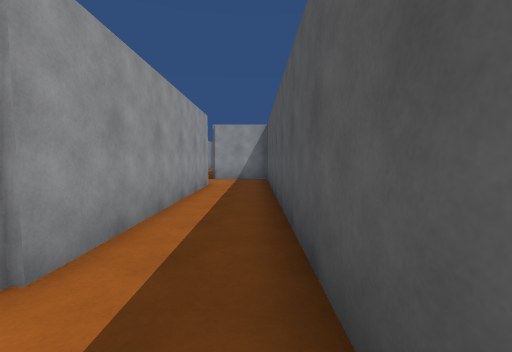
view 1 (above)

17 first-person views from a walk through a Unity game level. The camera is 1.4 m above the floor, tilts 4° down and sees 90° across. The floor is counted in squares, 1.8 m on a side. Each view is taken from the middle of a square. On the plan, view 1 faces up. The plan holds only what a view shows up to about 10 squares ahead; the rest is blank. The place goes on beyond the plan. The player character is not drawn.

view 2
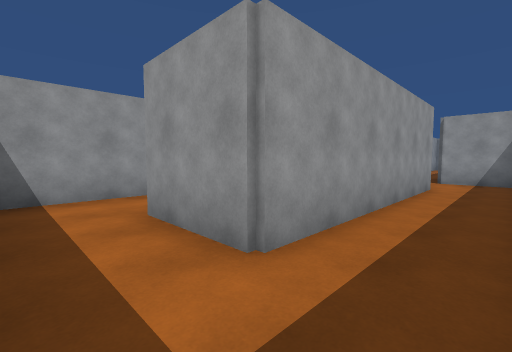

view 3
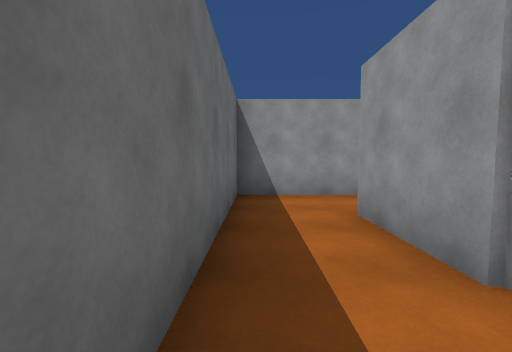

view 4
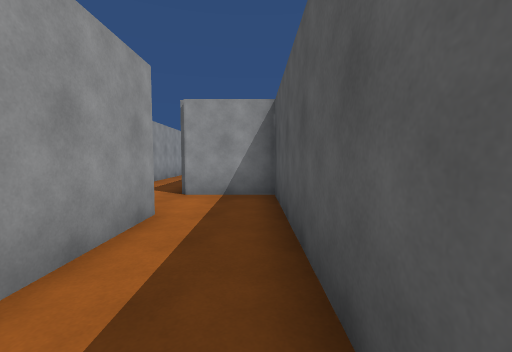

view 5
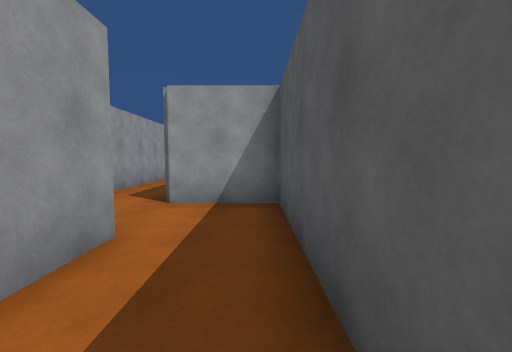

view 6
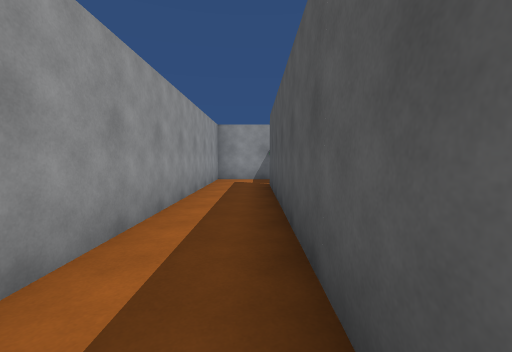

view 7
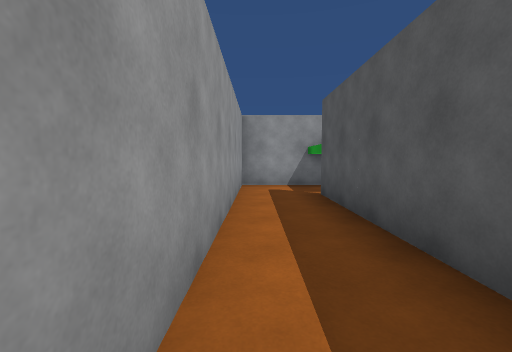

view 8
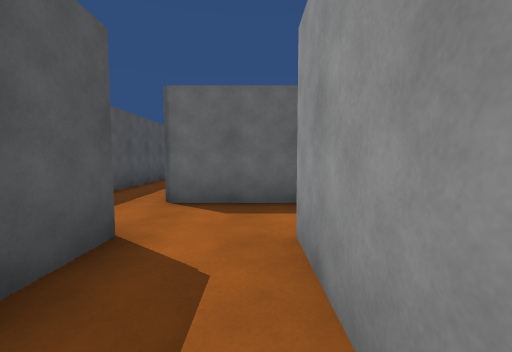

view 9
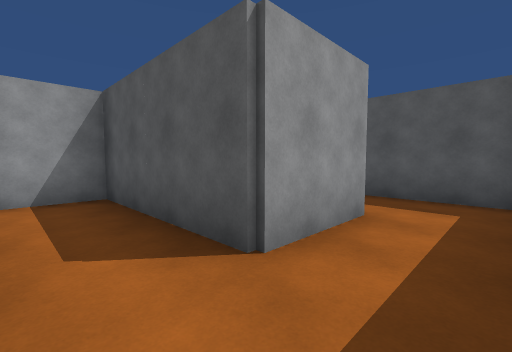

view 10
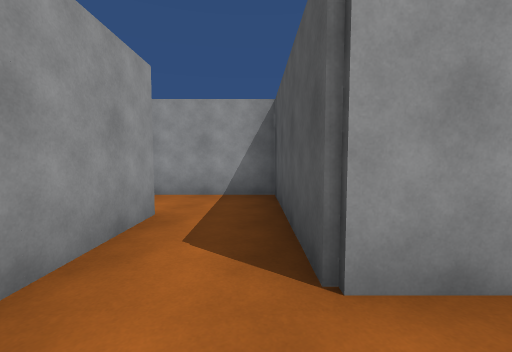

view 11
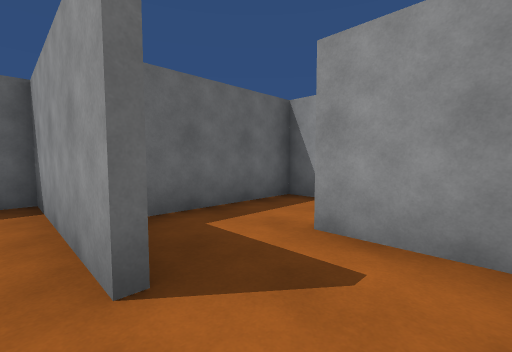

view 12
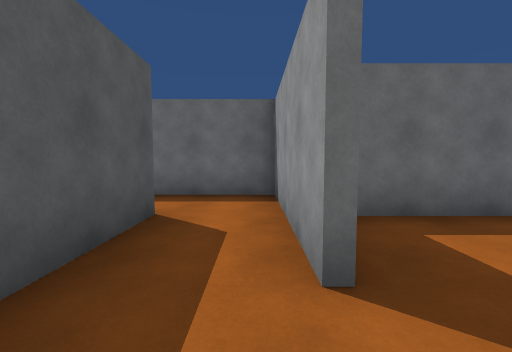

view 13
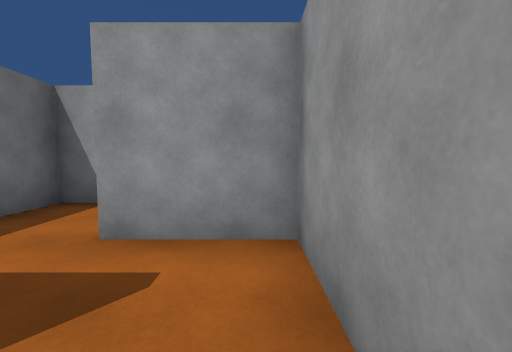

view 14
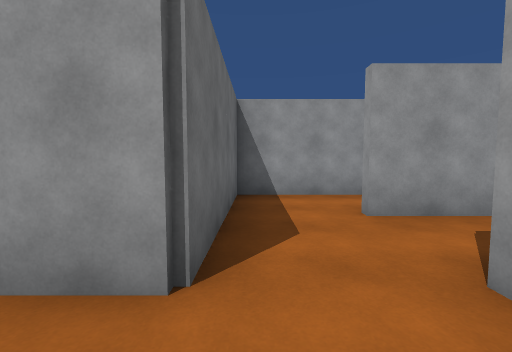

view 15
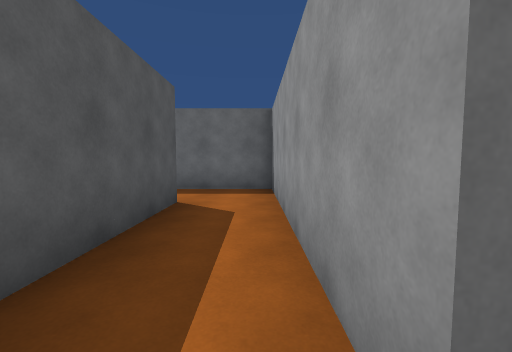

view 16
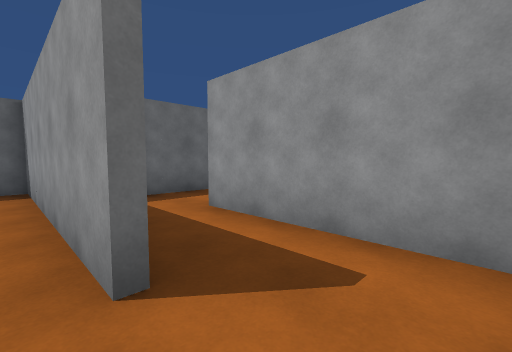

view 17
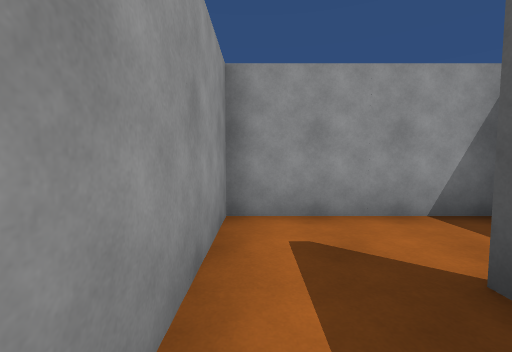

### Floor plan
Points are (right, up) in squares from view 1. A wall is a line through its corners. A room is listed if a view was taken in it or the views show most of it. See-through windows are left out.
Room 1 (views 1, 2, 3, 4, 5, 9, 10, 14)
walls: (0.4, -0.1) (0.4, 9.4) (-1.6, 9.4); (-5.4, 1.6) (-5.4, -0.4) (-0.4, -0.4); (-1.4, 7.6) (-1.4, 1.4) (-3.6, 1.4)
ways out: opening at (-2, 9) to room 2; opening at (-5, 2.5) to room 3
Room 2 (views 6, 7, 8)
walls: (-1.6, 9.4) (-1.6, 17.5); (-1, 19.4) (-3.4, 19.4) (-3.4, 9.5); (-4.4, 7.6) (-1.4, 7.6)
ways out: opening at (-2, 9) to room 1; opening at (-4, 9) to room 4
Room 3 (views 11, 12, 13)
walls: (-5.4, 3.6) (-5.4, 1.6); (-8.4, 1.6) (-6.2, 1.6); (-3.6, 1.4) (-3.6, 5.4) (-7.4, 5.4) (-7.4, 3.5)
ways out: opening at (-5, 2.5) to room 1; opening at (-8, 3)
Room 4 (views 15, 16)
walls: (-5.4, 13.6) (-5.4, 7.6) (-4.4, 7.6); (-3.8, 15.4) (-6.4, 15.4); (-7.4, 15.4) (-7.4, 14.4); (-3.6, 9.5) (-3.6, 12.8)
ways out: opening at (-4, 9) to room 2; opening at (-6, 14) to room 5
Room 5 (view 17)
walls: (-7.4, 14.4) (-7.4, 11.5); (-6.4, 15.4) (-7.4, 15.4)
ways out: opening at (-6, 14) to room 4; opening at (-7, 12.5)

Positions as (right, up) in squares from view 1, and headings:
1: (0, 0), facing up
2: (0, 0), facing up-left
3: (0, 0), facing left
4: (0, 4), facing up
5: (0, 5), facing up
6: (-2, 10), facing up
7: (-3, 12), facing up
8: (-3, 12), facing down
9: (-5, 0), facing up-right
10: (-4, 0), facing up
11: (-5, 5), facing down-left
12: (-5, 5), facing down
13: (-5, 5), facing left
14: (0, 8), facing left
15: (-5, 14), facing down
16: (-5, 15), facing down-left
17: (-7, 12), facing up
